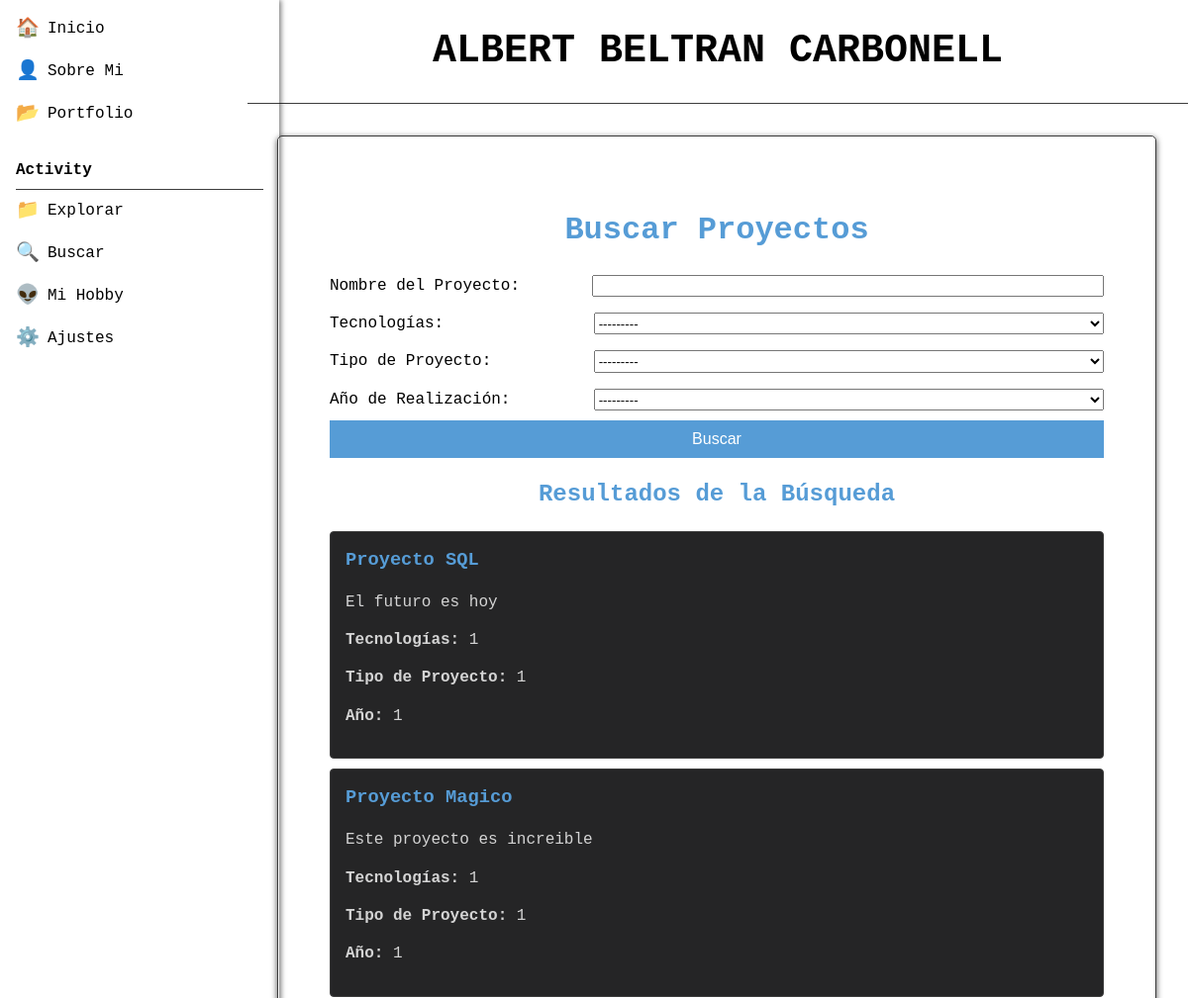
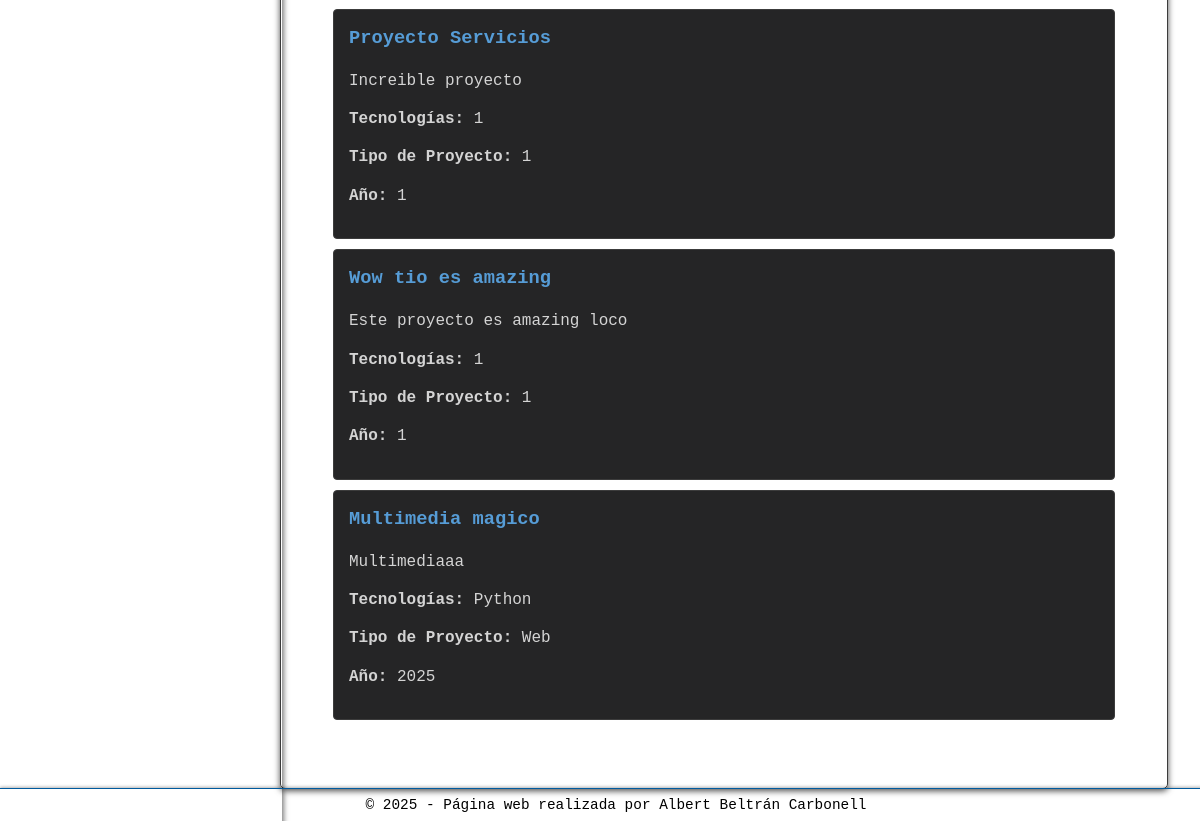
The app's page /search/ with its own data (2 pictures, top to bottom).
### portfolioweb/models.py (models this page shows, shortened)
class Proyecto(models.Model):
    TIPO_PROYECTO_CHOICES = [
        ('Web', 'Web'),
        ('Escritorio', 'Escritorio'),
        ('Móvil', 'Móvil'),
    ]
    TECNOLOGIAS_CHOICES = [
        ('Python', 'Python'),
        ('Django', 'Django'),
        ('JavaScript', 'JavaScript'),
        ('PHP', 'PHP')
    ]
    asignatura = models.ForeignKey(Asignatura, on_delete=models.CASCADE)
    name = models.CharField(max_length=100)
    short_description = models.CharField(max_length=255)
    full_description = models.TextField()
    technical_description = models.TextField(blank=True, null=True)
    image = models.ImageField(upload_to='project_images/')
    video = models.FileField(upload_to='project_videos/', blank=True, null=True)
    destacado = models.BooleanField(default=False)
    tipo_proyecto = models.CharField(
        max_length=10,
        choices=TIPO_PROYECTO_CHOICES,
        default='Web',
        verbose_name='Tipo de Proyecto'
    )
    tecnologias = models.CharField(
        max_length=20,
        choices=TECNOLOGIAS_CHOICES,
        default='Python',
        verbose_name='Tecnologías'
    )
    año = models.PositiveIntegerField()

### portfolioweb/views.py (the view, shortened to what this page needs)
# urls.py: path('search/', views.search, name='search'),
def search(request):
    form = ProyectoSearchForm(request.GET or None)
    proyectos = Proyecto.objects.all()
    return render(request, 'portfolioweb/search.html', {'form': form, 'proyectos': proyectos})

### portfolioweb/forms.py
class ProyectoSearchForm(forms.Form):
    TIPO_CHOICES = [
        ('Web', 'Web'),
        ('Escritorio', 'Escritorio'),
        ('Móvil', 'Móvil'),
    ]
    AÑO_CHOICES = [(r, r) for r in range(2020, 2026)]  # Años de 2020 a 2025
    nombre = forms.CharField(required=False, label='Nombre del Proyecto')
    tecnologias = forms.ChoiceField(
        choices=[('', '---------')] + Proyecto.TECNOLOGIAS_CHOICES,
        required=False,
        label='Tecnologías'
    )
    tipo_proyecto = forms.ChoiceField(choices=[('', '---------')] + TIPO_CHOICES, required=False, label='Tipo de Proyecto')
    año = forms.ChoiceField(choices=[('', '---------')] + AÑO_CHOICES, required=False, label='Año de Realización')

### portfolioweb/templates/portfolioweb/search.html (shortened to what this page needs)
{% extends 'portfolioweb/base.html' %}
{% load static %}
{% block extra_css %}
<link rel="stylesheet" href="{% static 'css/search.css' %}">
{% endblock %}
{% block content %}
<div class="search-container">
    <h1>Buscar Proyectos</h1>
    <form method="get">
        {{ form.as_p }}
        <button type="submit">Buscar</button>
    </form>
    <h2>Resultados de la Búsqueda</h2>
    <ul class="project-list">
        {% for proyecto in proyectos %}
            <li>
                <h3>{{ proyecto.name }}</h3>
                <p>{{ proyecto.short_description }}</p>
                <p><strong>Tecnologías:</strong> {{ proyecto.tecnologias }}</p>
                <p><strong>Tipo de Proyecto:</strong> {{ proyecto.tipo_proyecto }}</p>
                <p><strong>Año:</strong> {{ proyecto.año }}</p>
            </li>
        {% empty %}
            <li>No se encontraron proyectos que coincidan con los criterios de búsqueda.</li>
        {% endfor %}
    </ul>
</div>
{% endblock %}

### portfolioweb/static/css/styles.css (style rules this page uses)
body { font-family: var(--font-family, "Consolas", "Courier New", monospace); margin: 0; padding: 0; background-color: var(--background-color); color: var(--text-color); font-size: var(--font-size, 1rem); line-height: var(--line-height, 1.4); }
:root { --font-size: 1rem; --line-height: 1.4; --font-family: 'Consolas', 'Courier New', monospace; }

### portfolioweb/static/css/search.css (style rules this page uses)
.search-container { max-width: 800px; margin: 0 auto; padding: 20px; }
.search-container h1, .search-container h2 { text-align: center; color: #569cd6; }
form { margin-bottom: 20px; }
form p { display: flex; justify-content: space-between; margin-bottom: 10px; }
form label { flex: 1; margin-right: 10px; }
form input, form select { flex: 2; }
button { display: block; width: 100%; padding: 10px; background-color: #569cd6; color: white; border: none; cursor: pointer; font-size: 16px; }
.project-list { list-style-type: none; padding: 0; }
.project-list li { background-color: #252526; border: 1px solid #3c3c3c; border-radius: 4px; padding: 15px; margin-bottom: 10px; color: #d4d4d4; }
.project-list h3 { margin-top: 0; color: #569cd6; }

### records on screen
Proyecto: name "Proyecto SQL", short_description "El futuro es hoy", tecnologias "1", tipo_proyecto "1", año "1"
Proyecto: name "Proyecto Magico", short_description "Este proyecto es increible", tecnologias "1", tipo_proyecto "1", año "1"
Proyecto: name "Proyecto Servicios", short_description "Increible proyecto", tecnologias "1", tipo_proyecto "1", año "1"
Proyecto: name "Wow tio es amazing", short_description "Este proyecto es amazing loco", tecnologias "1", tipo_proyecto "1", año "1"
Proyecto: name "Multimedia magico", short_description "Multimediaaa", tecnologias "Python", tipo_proyecto "Web", año "2025"
